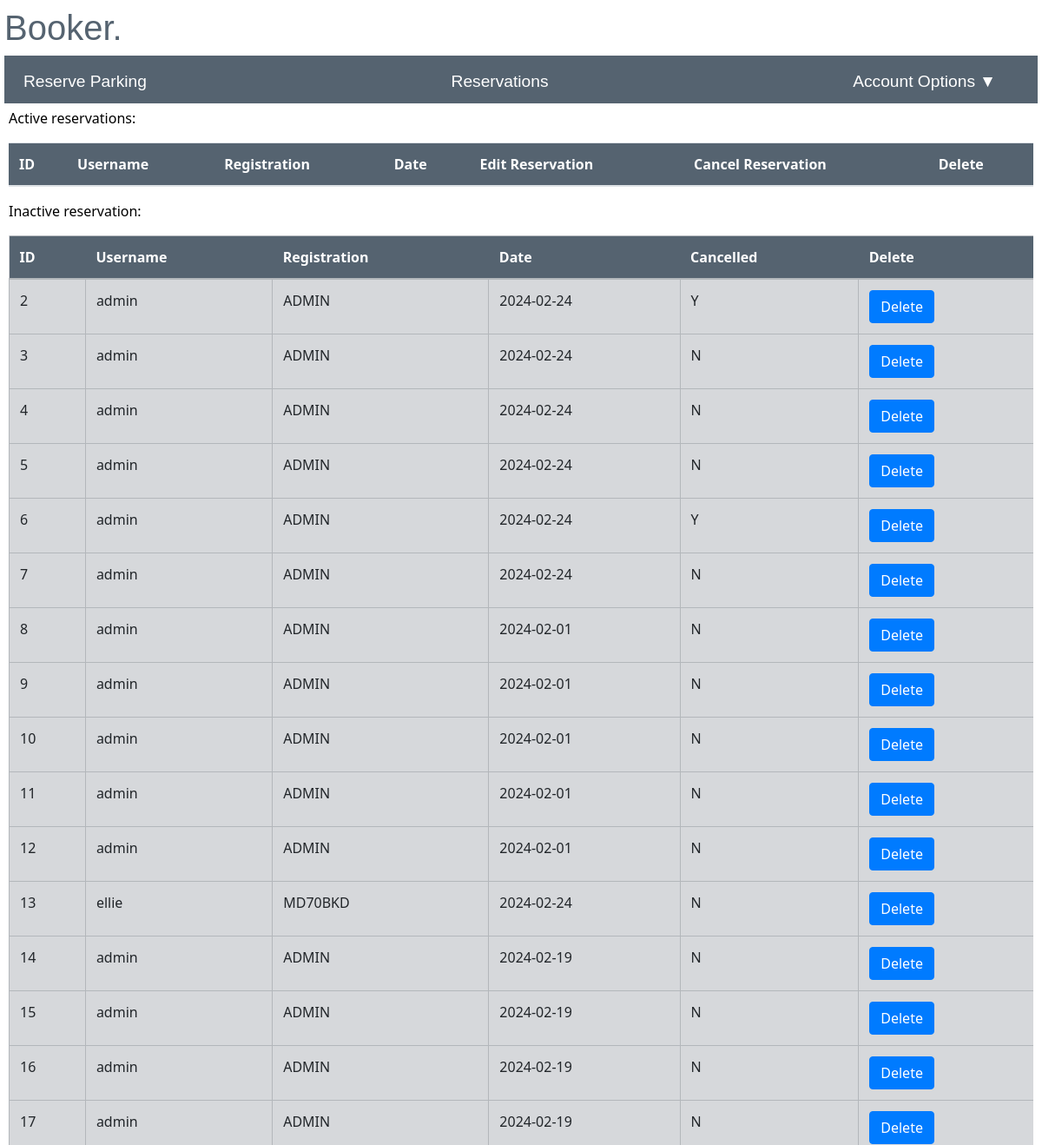
The app's page /reservations (signed in, upper part), older data.
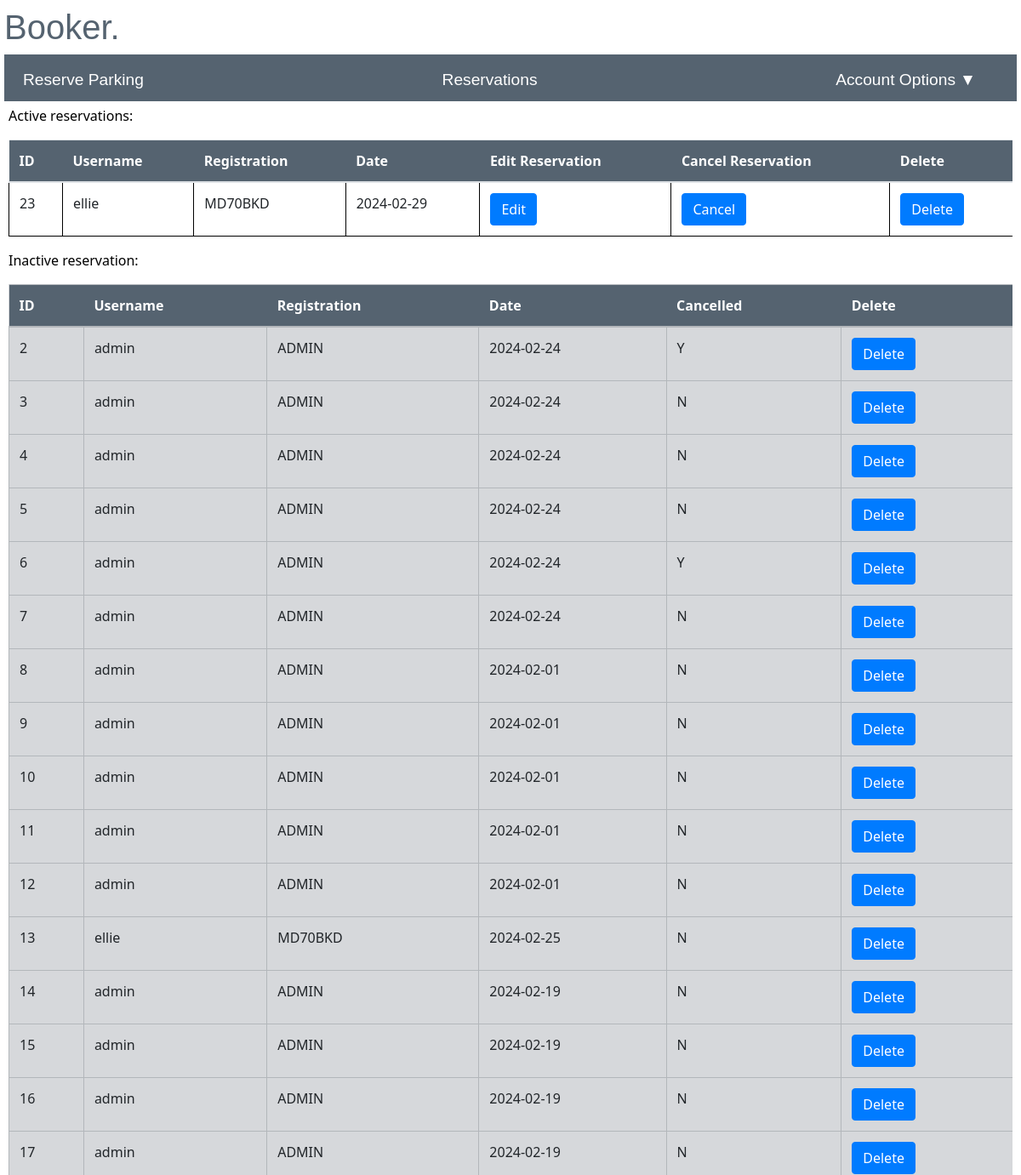
The same page, newer data.
### app/models/models.py (models this page shows)
class reserve(db.Model):
    __tablename__ = 'reserve'
    id = db.Column(db.Integer, primary_key=True, nullable=False)
    username = db.Column(db.String(20), db.ForeignKey('user.id'), nullable=False)
    registration = db.Column(db.String(9), nullable=False)
    date = db.Column(db.Integer,nullable=False)
    cancelled = db.Column(db.String(1), nullable=False, default='N')

### app/main/routes.py (the view, shortened to what this page needs)
@bp.route("/reservations")
@login_required
def reservations():
    if current_user.authorised =='Y':
        if current_user.role =='admin':
            active_reservations = reserve.query.filter(reserve.cancelled == 'N', reserve.date >= func.current_date()).all()
            inactive_reservations = reserve.query.filter(or_(reserve.cancelled == 'Y', reserve.date < func.current_date())).all()
            current_app.logger.info('Username: %s accessed reservations', current_user.username)
        return render_template("reservations.html", active_reservations=active_reservations, inactive_reservations=inactive_reservations)
    else:
        current_app.logger.warning('Username: %s attempted to access reservations when they are not authorised', current_user.username)
        return render_template("unauthorised.html")

### app/user/routes.py (called while the page is built)
@bp.before_app_request
def make_session_permanent():
    session.permanent = True
    current_app.permanent_session_lifetime = timedelta(seconds=30)

### app/main/templates/reservations.html (shortened to what this page needs)
{% extends "layout.html" %}
{% block content %}
<p>Active reservations:</p>
<table class="table table-hover">
  <thead class="active tables">
    <th>ID</th>
    <th>Username</th>
    <th>Registration</th>
    <th>Date</th>
    <th>Edit Reservation</th>
    <th>Cancel Reservation</th>
    {% if current_user.role == 'admin' %}
    <th>Delete</th>
    {% endif %}
  </thead>
  <tbody>
    {% for reservation in active_reservations %}
    <tr>
      <td>{{reservation.id}}</td>
      <td>{{reservation.username}}</td>
      <td>{{reservation.registration}}</td>
      <td>{{reservation.date}}</td>
      <td><a href='{{url_for("main.edit_reservations", id=reservation.id)}}' class='btn btn-primary'>Edit</a></td>
      <td>
        <form method="POST" action="/cancel_reservation/">
          <input type="submit" class='btn btn-primary' value='Cancel'>
        </form>
      </td>
      {% if current_user.role == 'admin' %}
      <td>
        <form method="POST" action="/delete_reservation/">
          <input type="submit" class='btn btn-primary' value="Delete" onclick='return confirm("Are you sure you want to delete this ticket?")'>
        </form>
      </td>
      {% endif %}
    </tr>
    {% endfor %}
  </tbody>
</table>
<p> Inactive reservation:</p>
<table class="table table-secondary">
  <thead class="inactive tables">
    <th>ID</th>
    <th>Username</th>
    <th>Registration</th>
    <th>Date</th>
    <th>Cancelled</th>
    {% if current_user.role == 'admin' %}
    <th>Delete</th>
    {% endif %}
  </thead>
  <tbody>
    {% for reservation in inactive_reservations %}
    <tr>
      <td>{{reservation.id}}</td>
      <td>{{reservation.username}}</td>
      <td>{{reservation.registration}}</td>
      <td>{{reservation.date}}</td>
      <td>{{reservation.cancelled}}</td>
      {% if current_user.role == 'admin' %}
      <td>
        <form method="POST" action="/delete_reservation/">
          <input type="submit" class='btn btn-primary' value="Delete" onclick='return confirm("Are you sure you want to delete this ticket?")'>
        </form>
      </td>
      {% endif %}
    </tr>
    {% endfor %}
  </tbody>
</table>
{% endblock %}

Row changes from the older to the newer data that the page shows:
added reserve: id "23", username "ellie", registration "MD70BKD", date "2024-02-29", shown under "Booker."
changed reserve id 13: date "2024-02-24" → "2024-02-25"
